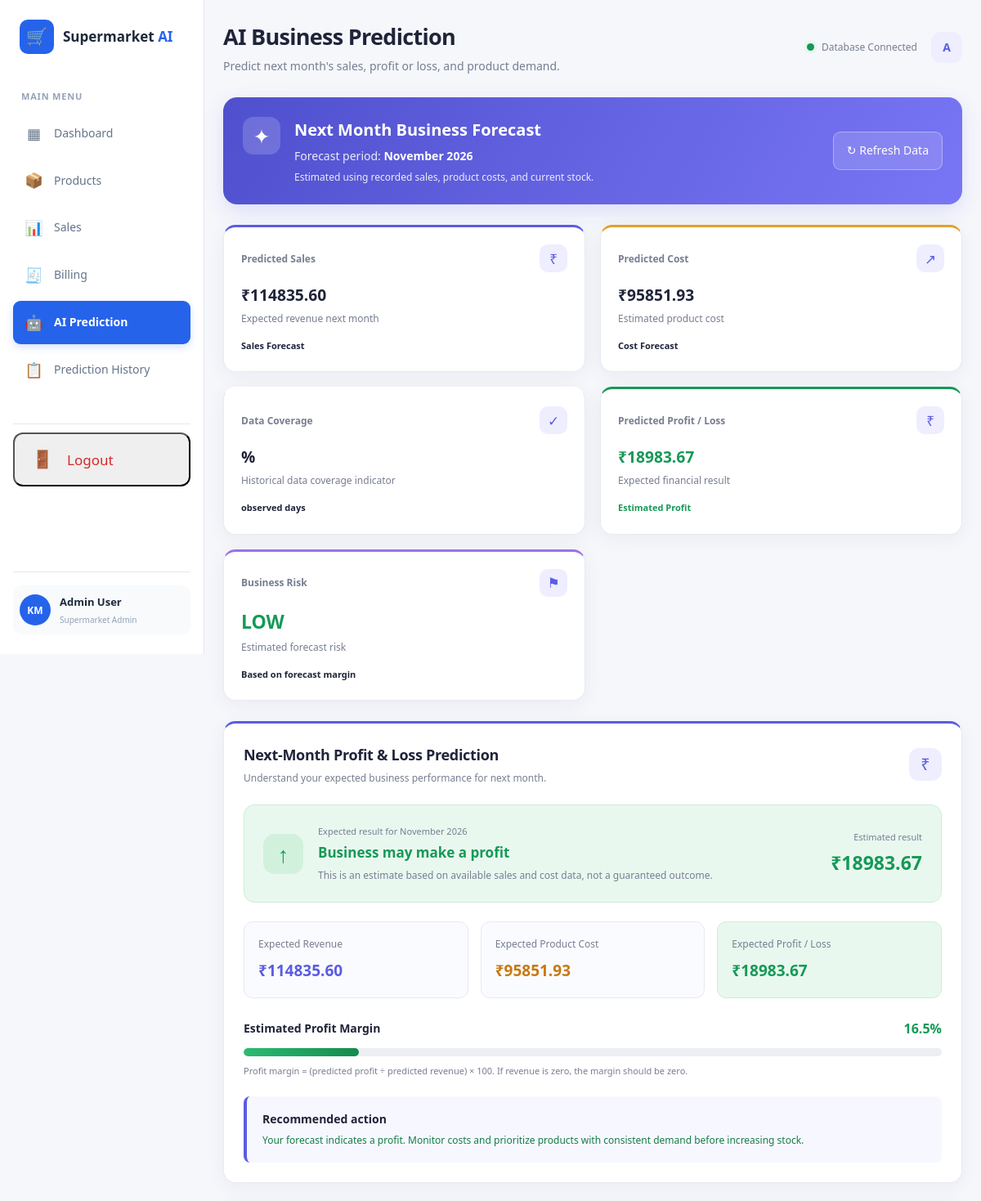
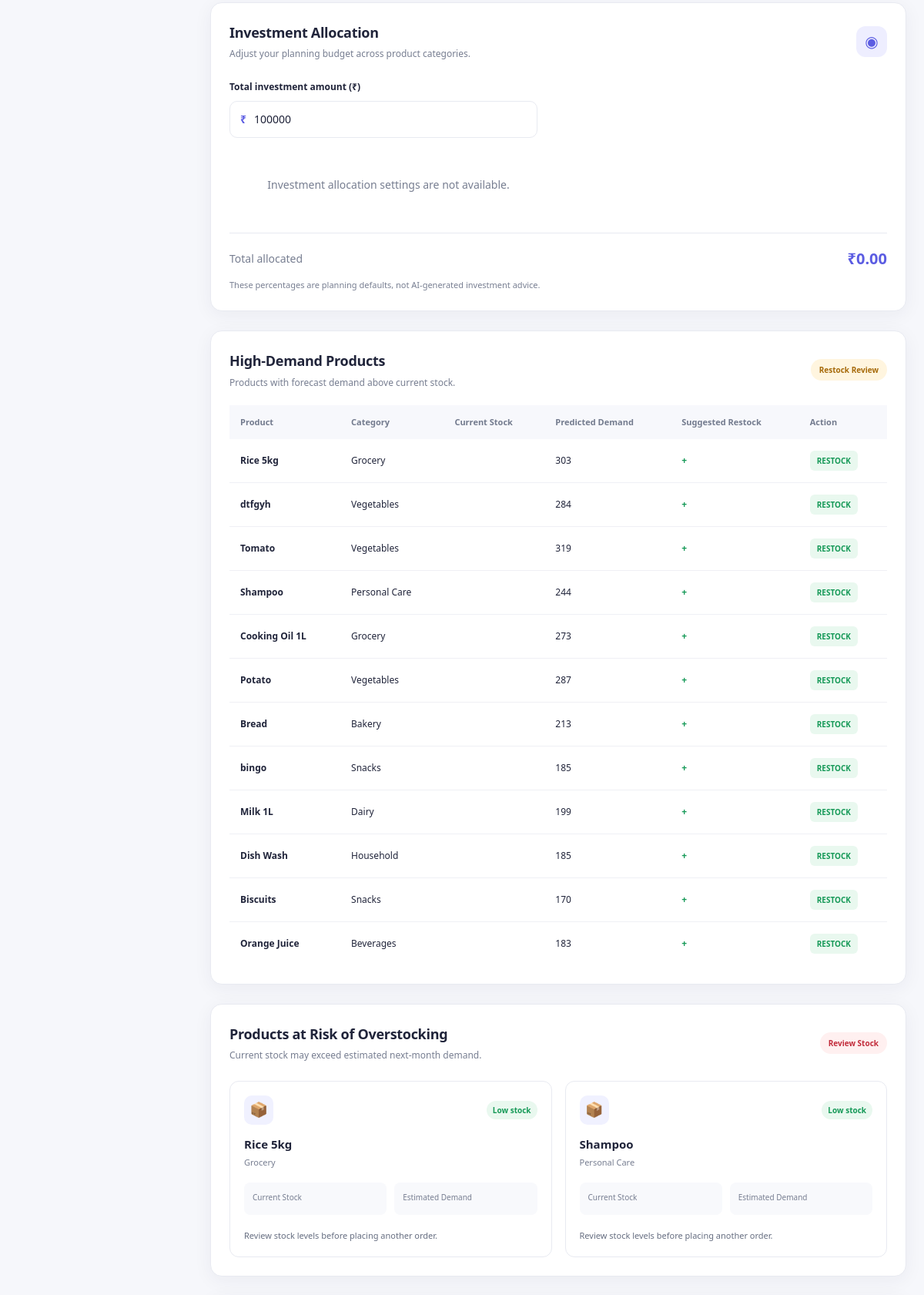
The app's page /aiprediction/ (signed in, upper part) with its own data (2 pictures, top to bottom).
### store/models.py (models this page shows, shortened)
class Product(models.Model):
    CATEGORY_CHOICES = [
        ("Vegetables", "Vegetables"),
        ("Dairy", "Dairy"),
        ("Grocery", "Grocery"),
        ("Bakery", "Bakery"),
        ("Beverages", "Beverages"),
        ("Snacks", "Snacks"),
        ("Personal Care", "Personal Care"),
        ("Household", "Household"),
    ]
    name = models.CharField(max_length=100)
    sku = models.CharField(max_length=50, unique=True)
    category = models.CharField(
        max_length=50,
        choices=CATEGORY_CHOICES
    )
    price = models.DecimalField(
        max_digits=10,
        decimal_places=2,
        validators=[MinValueValidator(Decimal("0.00"))]
    )
    cost_price = models.DecimalField(
        max_digits=10,
        decimal_places=2,
        default=Decimal("0.00"),
        validators=[MinValueValidator(Decimal("0.00"))]
    )
    stock = models.PositiveIntegerField(default=0)
    min_stock = models.PositiveIntegerField(default=10)
    supplier = models.CharField(max_length=100, blank=True)
    created_at = models.DateTimeField(auto_now_add=True)
    updated_at = models.DateTimeField(auto_now=True)

### store/views.py (the view)
# urls.py: path("aiprediction/", views.aiprediction, name="aiprediction"),
@admin_required
def aiprediction(request):
    data = get_business_prediction()
    return render(request, "aiprediction.html", {
        "forecast": data,
        "high_demand_products": data.get("high_demand_products", []),
        "loss_risk_products": data.get("loss_risk_products", []),
        "allocation_items": data.get("allocation_items", []),
    })

### store/templates/aiprediction.html (shortened to what this page needs)
{% load static %}
<!DOCTYPE html>
<html lang="en">
<head>
    <link rel="stylesheet" href="{% static 'css/aiprediction.css' %}">
</head>
<body>
{% include 'sidebar.html' %}
<div class="app-layout">
<main class="main-content">
    <header class="top-header">
        <div>
            <h1>AI Business Prediction</h1>
            <p class="page-subtitle">
                Predict next month's sales, profit or loss, and product demand.
            </p>
        </div>
        <div class="header-right">
            <span class="live-indicator"></span>
            <span class="live-text">Database Connected</span>
            <div class="header-avatar">A</div>
        </div>
    </header>
    <section class="forecast-banner">
        <div class="banner-content">
            <div class="banner-icon">✦</div>
            <div>
                <h2>Next Month Business Forecast</h2>
                <p>Forecast period:
                    <strong>{{ forecast.forecast_month|default:"Next month" }}</strong>
                </p>
                <p class="banner-description">
                    Estimated using recorded sales, product costs, and current stock.
                </p>
            </div>
        </div>
        <button type="button" class="refresh-button"
                onclick="window.location.reload()">
            ↻ Refresh Data
        </button>
    </section>
    <section class="forecast-cards">
        <article class="metric-card sales-card">
            <div class="metric-top">
                <span class="metric-label">Predicted Sales</span>
                <span class="metric-icon">₹</span>
            </div>
            <h2>₹{{ forecast.predicted_sales|default:0|floatformat:2 }}</h2>
            <p class="metric-description">Expected revenue next month</p>
            <span class="metric-footer">Sales Forecast</span>
        </article>
        <article class="metric-card cost-card">
            <div class="metric-top">
                <span class="metric-label">Predicted Cost</span>
                <span class="metric-icon">↗</span>
            </div>
            <h2>₹{{ forecast.predicted_cost|default:0|floatformat:2 }}</h2>
            <p class="metric-description">Estimated product cost</p>
            <span class="metric-footer">Cost Forecast</span>
        </article>
        <article class="metric-card confidence-card">
    <div class="metric-top">
        <span class="metric-label">Data Coverage</span>
        <span class="metric-icon">✓</span>
    </div>
    <h2>{{ forecast.confidence|floatformat:1 }}%</h2>
    <p class="metric-description">
        Historical data coverage indicator
    </p>
    <span class="metric-footer">
        {{ forecast.observed_days }} observed days
    </span>
</article>
        <article class="metric-card
            {% if forecast.predicted_profit < 0 %}loss-card{% else %}profit-card{% endif %}">
            <div class="metric-top">
                <span class="metric-label">Predicted Profit / Loss</span>
                <span class="metric-icon">₹</span>
            </div>
            <h2>
                ₹{{ forecast.predicted_profit|default:0|floatformat:2 }}
            </h2>
            <p class="metric-description">Expected financial result</p>
            <span class="metric-footer">
                {% if forecast.predicted_profit < 0 %}
                    Estimated Loss
                {% elif forecast.predicted_profit > 0 %}
                    Estimated Profit
                {% else %}
                    Break-even Estimate
                {% endif %}
            </span>
        </article>
        <article class="metric-card risk-card">
            <div class="metric-top">
                <span class="metric-label">Business Risk</span>
                <span class="metric-icon">⚑</span>
            </div>
            <h2 class="risk-value {{ forecast.risk_level|default:'Low'|lower }}">
                {{ forecast.risk_level|default:"Low"|upper }}
            </h2>
            <p class="metric-description">Estimated forecast risk</p>
            <span class="metric-footer">Based on forecast margin</span>
        </article>
    </section>
    <section class="panel prediction-panel">
        <div class="panel-heading">
            <div>
                <h2>Next-Month Profit &amp; Loss Prediction</h2>
                <p>Understand your expected business performance for next month.</p>
            </div>
            <span class="heading-icon">₹</span>
        </div>
        <div class="prediction-result
            {% if forecast.predicted_profit < 0 %}result-loss
            {% elif forecast.predicted_profit > 0 %}result-profit
            {% else %}result-neutral{% endif %}">
            <div class="result-symbol">
                {% if forecast.predicted_profit < 0 %}
                    ↓
                {% elif forecast.predicted_profit > 0 %}
                    ↑
                {% else %}
                    =
                {% endif %}
            </div>
            <div class="result-text">
                <span>Expected result for {{ forecast.forecast_month|default:"next month" }}</span>
                <h3>
                    {% if forecast.predicted_profit < 0 %}
                        Business may make a loss
                    {% elif forecast.predicted_profit > 0 %}
                        Business may make a profit
                    {% else %}
                        Business may break even
                    {% endif %}
                </h3>
                <p>
                    This is an estimate based on available sales and cost data,
                    not a guaranteed outcome.
                </p>
            </div>
            <div class="result-amount">
                <span>Estimated result</span>
                <strong>
                    {% if forecast.predicted_profit < 0 %}-{% endif %}₹{{ forecast.predicted_profit|default:0|floatformat:2 }}
                </strong>
            </div>
        </div>
        <div class="profit-summary">
            <div class="profit-summary-item">
                <span>Expected Revenue</span>
                <strong class="revenue-value">
                    ₹{{ forecast.predicted_sales|default:0|floatformat:2 }}
                </strong>
            </div>
            <div class="profit-summary-item">
                <span>Expected Product Cost</span>
                <strong class="cost-value">
                    ₹{{ forecast.predicted_cost|default:0|floatformat:2 }}
                </strong>
            </div>
            <div class="profit-summary-item
                {% if forecast.predicted_profit < 0 %}highlight-loss
                {% else %}highlight-profit{% endif %}">
                <span>Expected Profit / Loss</span>
                <strong>
                    {% if forecast.predicted_profit < 0 %}-{% endif %}₹{{ forecast.predicted_profit|default:0|floatformat:2 }}
                </strong>
            </div>
        </div>
        <div class="margin-section">
            <div class="margin-heading">
                <span>Estimated Profit Margin</span>
                <strong class="{% if forecast.profit_margin < 0 %}negative-margin{% else %}positive-margin{% endif %}">
                    {{ forecast.profit_margin|default:0|floatformat:1 }}%
                </strong>
            </div>
            <div class="progress-track">
                <div class="progress-fill
                    {% if forecast.profit_margin < 0 %}margin-loss{% else %}margin-profit{% endif %}"
                    style="width: {% if forecast.profit_margin > 100 %}100{% elif forecast.profit_margin > 0 %}{{ forecast.profit_margin }}{% else %}0{% endif %}%;">
                </div>
            </div>
            <p class="small-note">
                Profit margin = (predicted profit ÷ predicted revenue) × 100.
                If revenue is zero, the margin should be zero.
            </p>
        </div>
        <div class="prediction-advice">
            <h3>Recommended action</h3>
            {% if forecast.predicted_profit < 0 %}
                <p class="advice-loss">
                    Review product purchase costs, reduce unnecessary stock orders,
                    check slow-moving products, and reassess selling prices before
                    investing more money.
                </p>
            {% elif forecast.predicted_profit > 0 %}
                <p class="advice-profit">
                    Your forecast indicates a profit. Monitor costs and prioritize
                    products with consistent demand before increasing stock.
                </p>
            {% else %}
                <p>
                    Your forecast is at break-even. Review your costs and sales
                    prices to improve the expected result.
                </p>
            {% endif %}
        </div>
    </section>
    <section class="panel investment-panel">
        <div class="panel-heading">
            <div>
                <h2>Investment Allocation</h2>
                <p>Adjust your planning budget across product categories.</p>
            </div>
            <span class="heading-icon">◉</span>
        </div>
        <label for="investmentAmount" class="field-label">
            Total investment amount (₹)
        </label>
        <div class="investment-input-wrap">
            <span>₹</span>
            <input type="number" id="investmentAmount" min="0"
                   step="100" value="100000"
                   placeholder="Enter investment amount">
        </div>
        <div class="allocation-list">
            {% for item in allocation_items %}
            <div class="allocation-item">
                <div class="allocation-info">
                    <span class="allocation-dot {{ item.css_class }}"></span>
                    <span>{{ item.name }}</span>
                    <strong>{{ item.percent }}%</strong>
                </div>
                <div class="allocation-track">
                    <div class="allocation-fill {{ item.css_class }}"
                         style="width:{{ item.percent }}%"></div>
                </div>
                <span class="allocation-value"
                      data-percent="{{ item.percent }}">₹0.00</span>
            </div>
            {% empty %}
            <p class="empty-state">
                Investment allocation settings are not available.
            </p>
            {% endfor %}
        </div>
        <div class="allocation-total">
            <span>Total allocated</span>
            <strong id="allocationTotal">₹0.00</strong>
        </div>
        <p class="small-note">
            These percentages are planning defaults, not AI-generated investment advice.
        </p>
    </section>
    <section class="panel table-panel">
        <div class="panel-heading table-heading">
            <div>
                <h2>High-Demand Products</h2>
                <p>Products with forecast demand above current stock.</p>
            </div>
            <span class="status-pill status-warning">Restock Review</span>
        </div>
        <div class="table-responsive">
            <table>
                <thead>
                    <tr>
                        <th>Product</th>
                        <th>Category</th>
                        <th>Current Stock</th>
                        <th>Predicted Demand</th>
                        <th>Suggested Restock</th>
                        <th>Action</th>
                    </tr>
                </thead>
                <tbody>
                    {% for product in high_demand_products %}
                    <tr>
                        <td class="product-name">{{ product.name }}</td>
                        <td>{{ product.category }}</td>
                        <td>{{ product.current_stock }}</td>
                        <td>{{ product.predicted_demand|floatformat:0 }}</td>
                        <td class="restock-number">+{{ product.stock_gap|floatformat:0 }}</td>
                        <td><span class="action-restock">RESTOCK</span></td>
                    </tr>
                    {% empty %}
                    <tr>
                        <td colspan="6" class="empty-state">
                            No restocking gaps were identified by this estimate.
                        </td>
                    </tr>
                    {% endfor %}
                </tbody>
            </table>
        </div>
    </section>
    <section class="panel risk-products-panel">
        <div class="panel-heading">
            <div>
                <h2>Products at Risk of Overstocking</h2>
                <p>Current stock may exceed estimated next-month demand.</p>
            </div>
            <span class="status-pill status-danger">Review Stock</span>
        </div>
        <div class="risk-product-grid">
            {% for product in loss_risk_products %}
            <article class="risk-product-card">
                <div class="risk-product-top">
                    <div class="risk-product-icon">📦</div>
                    <span class="risk-badge {{ product.risk|default:'Medium'|lower }}">
                        {{ product.risk|default:"Medium" }}
                    </span>
                </div>
                <h3>{{ product.name }}</h3>
                <p class="risk-category">{{ product.category }}</p>
                <div class="risk-product-stats">
                    <div>
                        <span>Current Stock</span>
                    </div>
                    <div>
                        <span>Estimated Demand</span>
                    </div>
                </div>
                <p class="risk-recommendation">
                    {{ product.recommendation|default:"Review stock levels before placing another order." }}
                </p>
            </article>
            {% empty %}
            <div class="empty-state risk-empty">
                No products are currently flagged for overstocking.
            </div>
            {% endfor %}
        </div>
    </section>
</main>
</div>
</body>
</html>

### records on screen
Product: name "Rice 5kg", category "Grocery", name "Rice 5kg", category "Grocery"
Product: name "dtfgyh", category "Vegetables"
Product: name "Tomato", category "Vegetables"
Product: name "Shampoo", category "Personal Care", name "Shampoo", category "Personal Care"
Product: name "Cooking Oil 1L", category "Grocery"
Product: name "Potato", category "Vegetables"
Product: name "Bread", category "Bakery"
Product: name "bingo", category "Snacks"
Product: name "Milk 1L", category "Dairy"
Product: name "Dish Wash", category "Household"
Product: name "Biscuits", category "Snacks"
Product: name "Orange Juice", category "Beverages"

### other values on screen
{{ forecast.forecast_month|default:"Next month" }} "November 2026"
{{ forecast.predicted_sales|default:0|floatformat:2 }} "114835.60"
{{ forecast.predicted_cost|default:0|floatformat:2 }} "95851.93"
{{ forecast.predicted_profit|default:0|floatformat:2 }} "18983.67"
{{ forecast.risk_level|default:"Low"|upper }} "LOW"
{{ forecast.forecast_month|default:"next month" }} "November 2026"
{{ forecast.profit_margin|default:0|floatformat:1 }} "16.5"
{{ product.predicted_demand|floatformat:0 }} "303" "284" "319" "244" "273" "287" "213" "185" "199" "185" "170" "183"
{{ product.risk|default:"Medium" }} "Low stock" "Low stock"
